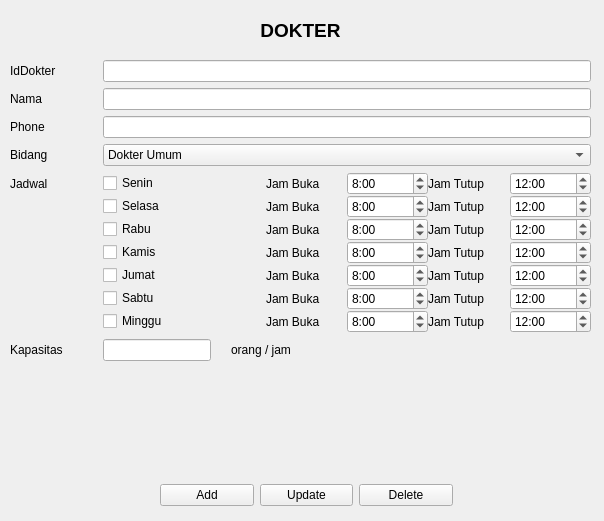
<?xml version="1.0" encoding="UTF-8"?>
<ui version="4.0">
 <class>FrmDokter</class>
 <widget class="QMainWindow" name="FrmDokter">
  <property name="geometry">
   <rect>
    <x>0</x>
    <y>0</y>
    <width>604</width>
    <height>521</height>
   </rect>
  </property>
  <property name="windowTitle">
   <string>FormDokter</string>
  </property>
  <widget class="QWidget" name="centralwidget">
   <widget class="QLabel" name="label">
    <property name="geometry">
     <rect>
      <x>10</x>
      <y>20</y>
      <width>581</width>
      <height>20</height>
     </rect>
    </property>
    <property name="font">
     <font>
      <pointsize>14</pointsize>
      <weight>75</weight>
      <bold>true</bold>
     </font>
    </property>
    <property name="text">
     <string>DOKTER</string>
    </property>
    <property name="alignment">
     <set>Qt::AlignCenter</set>
    </property>
   </widget>
   <widget class="QWidget" name="formLayoutWidget">
    <property name="geometry">
     <rect>
      <x>10</x>
      <y>60</y>
      <width>581</width>
      <height>392</height>
     </rect>
    </property>
    <layout class="QFormLayout" name="formLayout">
     <property name="horizontalSpacing">
      <number>40</number>
     </property>
     <item row="0" column="0">
      <widget class="QLabel" name="idDokterLabel">
       <property name="text">
        <string>IdDokter</string>
       </property>
       <property name="indent">
        <number>-1</number>
       </property>
      </widget>
     </item>
     <item row="0" column="1">
      <widget class="QLineEdit" name="Txt_IdDokter"/>
     </item>
     <item row="1" column="0">
      <widget class="QLabel" name="namaLabel">
       <property name="text">
        <string>Nama</string>
       </property>
      </widget>
     </item>
     <item row="1" column="1">
      <widget class="QLineEdit" name="Txt_Nama"/>
     </item>
     <item row="3" column="0">
      <widget class="QLabel" name="bidangLabel">
       <property name="text">
        <string>Bidang</string>
       </property>
      </widget>
     </item>
     <item row="3" column="1">
      <widget class="QComboBox" name="Cmb_Bidang">
       <item>
        <property name="text">
         <string>Dokter Umum</string>
        </property>
       </item>
       <item>
        <property name="text">
         <string>Kandungan</string>
        </property>
       </item>
       <item>
        <property name="text">
         <string>Anak</string>
        </property>
       </item>
       <item>
        <property name="text">
         <string>Penyakit Dalam</string>
        </property>
       </item>
       <item>
        <property name="text">
         <string>Bedah</string>
        </property>
       </item>
      </widget>
     </item>
     <item row="4" column="0">
      <widget class="QLabel" name="jadwalLabel">
       <property name="text">
        <string>Jadwal</string>
       </property>
      </widget>
     </item>
     <item row="4" column="1">
      <layout class="QVBoxLayout" name="verticalLayout">
       <item>
        <layout class="QHBoxLayout" name="horizontalLayout_3">
         <item>
          <widget class="QCheckBox" name="Chk_Senin">
           <property name="text">
            <string>Senin</string>
           </property>
          </widget>
         </item>
         <item>
          <layout class="QHBoxLayout" name="horizontalLayout_2">
           <item>
            <widget class="QLabel" name="label_3">
             <property name="text">
              <string>Jam Buka</string>
             </property>
            </widget>
           </item>
           <item>
            <widget class="QTimeEdit" name="Time1_Buka">
             <property name="dateTime">
              <datetime>
               <hour>8</hour>
               <minute>0</minute>
               <second>0</second>
               <year>2000</year>
               <month>1</month>
               <day>2</day>
              </datetime>
             </property>
             <property name="displayFormat">
              <string>h:mm</string>
             </property>
            </widget>
           </item>
          </layout>
         </item>
         <item>
          <layout class="QHBoxLayout" name="horizontalLayout">
           <item>
            <widget class="QLabel" name="label_2">
             <property name="text">
              <string>Jam Tutup</string>
             </property>
            </widget>
           </item>
           <item>
            <widget class="QTimeEdit" name="Time1_Tutup">
             <property name="dateTime">
              <datetime>
               <hour>12</hour>
               <minute>0</minute>
               <second>0</second>
               <year>2000</year>
               <month>1</month>
               <day>1</day>
              </datetime>
             </property>
             <property name="displayFormat">
              <string>h:mm</string>
             </property>
            </widget>
           </item>
          </layout>
         </item>
        </layout>
       </item>
       <item>
        <layout class="QHBoxLayout" name="horizontalLayout_4">
         <item>
          <widget class="QCheckBox" name="Chk_Selasa">
           <property name="text">
            <string>Selasa</string>
           </property>
          </widget>
         </item>
         <item>
          <layout class="QHBoxLayout" name="horizontalLayout_5">
           <item>
            <widget class="QLabel" name="label_4">
             <property name="text">
              <string>Jam Buka</string>
             </property>
            </widget>
           </item>
           <item>
            <widget class="QTimeEdit" name="Time2_Buka">
             <property name="dateTime">
              <datetime>
               <hour>8</hour>
               <minute>0</minute>
               <second>0</second>
               <year>2000</year>
               <month>1</month>
               <day>1</day>
              </datetime>
             </property>
             <property name="displayFormat">
              <string>h:mm</string>
             </property>
            </widget>
           </item>
          </layout>
         </item>
         <item>
          <layout class="QHBoxLayout" name="horizontalLayout_6">
           <item>
            <widget class="QLabel" name="label_5">
             <property name="text">
              <string>Jam Tutup</string>
             </property>
            </widget>
           </item>
           <item>
            <widget class="QTimeEdit" name="Time2_Tutup">
             <property name="dateTime">
              <datetime>
               <hour>12</hour>
               <minute>0</minute>
               <second>0</second>
               <year>2000</year>
               <month>1</month>
               <day>1</day>
              </datetime>
             </property>
             <property name="displayFormat">
              <string>h:mm</string>
             </property>
            </widget>
           </item>
          </layout>
         </item>
        </layout>
       </item>
       <item>
        <layout class="QHBoxLayout" name="horizontalLayout_7">
         <item>
          <widget class="QCheckBox" name="Chk_Rabu">
           <property name="text">
            <string>Rabu</string>
           </property>
          </widget>
         </item>
         <item>
          <layout class="QHBoxLayout" name="horizontalLayout_8">
           <item>
            <widget class="QLabel" name="label_6">
             <property name="text">
              <string>Jam Buka</string>
             </property>
            </widget>
           </item>
           <item>
            <widget class="QTimeEdit" name="Time3_Buka">
             <property name="dateTime">
              <datetime>
               <hour>8</hour>
               <minute>0</minute>
               <second>0</second>
               <year>2000</year>
               <month>1</month>
               <day>1</day>
              </datetime>
             </property>
             <property name="displayFormat">
              <string>h:mm</string>
             </property>
            </widget>
           </item>
          </layout>
         </item>
         <item>
          <layout class="QHBoxLayout" name="horizontalLayout_9">
           <item>
            <widget class="QLabel" name="label_7">
             <property name="text">
              <string>Jam Tutup</string>
             </property>
            </widget>
           </item>
           <item>
            <widget class="QTimeEdit" name="Time3_Tutup">
             <property name="dateTime">
              <datetime>
               <hour>12</hour>
               <minute>0</minute>
               <second>0</second>
               <year>2000</year>
               <month>1</month>
               <day>1</day>
              </datetime>
             </property>
             <property name="displayFormat">
              <string>h:mm</string>
             </property>
            </widget>
           </item>
          </layout>
         </item>
        </layout>
       </item>
       <item>
        <layout class="QHBoxLayout" name="horizontalLayout_10">
         <item>
          <widget class="QCheckBox" name="Chk_Kamis">
           <property name="text">
            <string>Kamis</string>
           </property>
          </widget>
         </item>
         <item>
          <layout class="QHBoxLayout" name="horizontalLayout_11">
           <item>
            <widget class="QLabel" name="label_8">
             <property name="text">
              <string>Jam Buka</string>
             </property>
            </widget>
           </item>
           <item>
            <widget class="QTimeEdit" name="Time4_Buka">
             <property name="dateTime">
              <datetime>
               <hour>8</hour>
               <minute>0</minute>
               <second>0</second>
               <year>2000</year>
               <month>1</month>
               <day>1</day>
              </datetime>
             </property>
             <property name="displayFormat">
              <string>h:mm</string>
             </property>
            </widget>
           </item>
          </layout>
         </item>
         <item>
          <layout class="QHBoxLayout" name="horizontalLayout_12">
           <item>
            <widget class="QLabel" name="label_9">
             <property name="text">
              <string>Jam Tutup</string>
             </property>
            </widget>
           </item>
           <item>
            <widget class="QTimeEdit" name="Time4_Tutup">
             <property name="dateTime">
              <datetime>
               <hour>12</hour>
               <minute>0</minute>
               <second>0</second>
               <year>2000</year>
               <month>1</month>
               <day>1</day>
              </datetime>
             </property>
             <property name="displayFormat">
              <string>h:mm</string>
             </property>
            </widget>
           </item>
          </layout>
         </item>
        </layout>
       </item>
       <item>
        <layout class="QHBoxLayout" name="horizontalLayout_13">
         <item>
          <widget class="QCheckBox" name="Chk_Jumat">
           <property name="text">
            <string>Jumat</string>
           </property>
          </widget>
         </item>
         <item>
          <layout class="QHBoxLayout" name="horizontalLayout_14">
           <item>
            <widget class="QLabel" name="label_10">
             <property name="text">
              <string>Jam Buka</string>
             </property>
            </widget>
           </item>
           <item>
            <widget class="QTimeEdit" name="Time5_Buka">
             <property name="dateTime">
              <datetime>
               <hour>8</hour>
               <minute>0</minute>
               <second>0</second>
               <year>2000</year>
               <month>1</month>
               <day>1</day>
              </datetime>
             </property>
             <property name="displayFormat">
              <string>h:mm</string>
             </property>
            </widget>
           </item>
          </layout>
         </item>
         <item>
          <layout class="QHBoxLayout" name="horizontalLayout_15">
           <item>
            <widget class="QLabel" name="label_11">
             <property name="text">
              <string>Jam Tutup</string>
             </property>
            </widget>
           </item>
           <item>
            <widget class="QTimeEdit" name="Time5_Tutup">
             <property name="dateTime">
              <datetime>
               <hour>12</hour>
               <minute>0</minute>
               <second>0</second>
               <year>2000</year>
               <month>1</month>
               <day>1</day>
              </datetime>
             </property>
             <property name="displayFormat">
              <string>h:mm</string>
             </property>
            </widget>
           </item>
          </layout>
         </item>
        </layout>
       </item>
       <item>
        <layout class="QHBoxLayout" name="horizontalLayout_16">
         <item>
          <widget class="QCheckBox" name="Chk_Sabtu">
           <property name="text">
            <string>Sabtu</string>
           </property>
          </widget>
         </item>
         <item>
          <layout class="QHBoxLayout" name="horizontalLayout_17">
           <item>
            <widget class="QLabel" name="label_12">
             <property name="text">
              <string>Jam Buka</string>
             </property>
            </widget>
           </item>
           <item>
            <widget class="QTimeEdit" name="Time6_Buka">
             <property name="dateTime">
              <datetime>
               <hour>8</hour>
               <minute>0</minute>
               <second>0</second>
               <year>2000</year>
               <month>1</month>
               <day>1</day>
              </datetime>
             </property>
             <property name="displayFormat">
              <string>h:mm</string>
             </property>
            </widget>
           </item>
          </layout>
         </item>
         <item>
          <layout class="QHBoxLayout" name="horizontalLayout_18">
           <item>
            <widget class="QLabel" name="label_13">
             <property name="text">
              <string>Jam Tutup</string>
             </property>
            </widget>
           </item>
           <item>
            <widget class="QTimeEdit" name="Time6_Tutup">
             <property name="dateTime">
              <datetime>
               <hour>12</hour>
               <minute>0</minute>
               <second>0</second>
               <year>2000</year>
               <month>1</month>
               <day>1</day>
              </datetime>
             </property>
             <property name="displayFormat">
              <string>h:mm</string>
             </property>
            </widget>
           </item>
          </layout>
         </item>
        </layout>
       </item>
       <item>
        <layout class="QHBoxLayout" name="horizontalLayout_19">
         <item>
          <widget class="QCheckBox" name="Chk_Minggu">
           <property name="text">
            <string>Minggu</string>
           </property>
          </widget>
         </item>
         <item>
          <layout class="QHBoxLayout" name="horizontalLayout_20">
           <item>
            <widget class="QLabel" name="label_14">
             <property name="text">
              <string>Jam Buka</string>
             </property>
            </widget>
           </item>
           <item>
            <widget class="QTimeEdit" name="Time7_Buka">
             <property name="dateTime">
              <datetime>
               <hour>8</hour>
               <minute>0</minute>
               <second>0</second>
               <year>2000</year>
               <month>1</month>
               <day>1</day>
              </datetime>
             </property>
             <property name="displayFormat">
              <string>h:mm</string>
             </property>
            </widget>
           </item>
          </layout>
         </item>
         <item>
          <layout class="QHBoxLayout" name="horizontalLayout_21">
           <item>
            <widget class="QLabel" name="label_15">
             <property name="text">
              <string>Jam Tutup</string>
             </property>
            </widget>
           </item>
           <item>
            <widget class="QTimeEdit" name="Time7_Tutup">
             <property name="dateTime">
              <datetime>
               <hour>12</hour>
               <minute>0</minute>
               <second>0</second>
               <year>2000</year>
               <month>1</month>
               <day>1</day>
              </datetime>
             </property>
             <property name="displayFormat">
              <string>h:mm</string>
             </property>
            </widget>
           </item>
          </layout>
         </item>
        </layout>
       </item>
      </layout>
     </item>
     <item row="6" column="0">
      <widget class="QLabel" name="kapasitasLabel">
       <property name="text">
        <string>Kapasitas</string>
       </property>
      </widget>
     </item>
     <item row="6" column="1">
      <layout class="QHBoxLayout" name="horizontalLayout_23">
       <property name="spacing">
        <number>20</number>
       </property>
       <property name="rightMargin">
        <number>300</number>
       </property>
       <item>
        <widget class="QLineEdit" name="Txt_Kapasitas"/>
       </item>
       <item>
        <widget class="QLabel" name="label_16">
         <property name="text">
          <string>orang / jam</string>
         </property>
        </widget>
       </item>
      </layout>
     </item>
     <item row="2" column="0">
      <widget class="QLabel" name="phoneLabel">
       <property name="text">
        <string>Phone</string>
       </property>
      </widget>
     </item>
     <item row="2" column="1">
      <widget class="QLineEdit" name="Txt_Phone"/>
     </item>
    </layout>
   </widget>
   <widget class="QWidget" name="layoutWidget">
    <property name="geometry">
     <rect>
      <x>160</x>
      <y>480</y>
      <width>293</width>
      <height>30</height>
     </rect>
    </property>
    <layout class="QHBoxLayout" name="horizontalLayout_22">
     <item>
      <widget class="QPushButton" name="PB_add">
       <property name="text">
        <string>Add</string>
       </property>
      </widget>
     </item>
     <item>
      <widget class="QPushButton" name="PB_update">
       <property name="text">
        <string>Update</string>
       </property>
      </widget>
     </item>
     <item>
      <widget class="QPushButton" name="PB_del">
       <property name="text">
        <string>Delete</string>
       </property>
      </widget>
     </item>
    </layout>
   </widget>
  </widget>
 </widget>
 <resources/>
 <connections/>
</ui>
